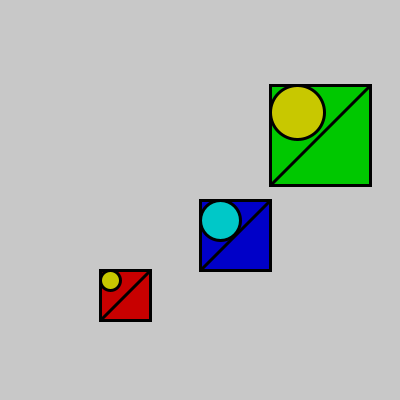
Frame 1 (no input)
Frame 2 (the mouse pressed at the canvas centre, redrawn once): identical to frame 1, image omitted

The Processing sketch that drew this single still picture (run headless with seeded random() and noise(); the mouse was pressed at the canvas centre and the sketch redrawn once):

// Processing sketch: processing_141426
// ── processing_141426.pde

// Hyun Doug Kim 
// ICE #16

int [ ] xCoords = { 100, 200, 270 }; 
int [ ] yCoords = { 270, 200, 85 }; 
int [ ] dimensions = { 50, 70, 100 }; 
 
color [ ] colorListRect = { color( 200, 0, 0 ), // rect color 
 color( 0, 0, 200 ), 
 color( 0, 200, 0 ) 
 }; 
color [ ] colorListEllipse = { color( 200, 200, 0 ), // ellipse color 
 color( 0, 200, 200 ), 
 color( 200, 200, 0 ) 
 }; 
void setup( ) 
{ 
 size( 400, 400 ); 
 strokeWeight( 3 ); 
 ellipseMode( CORNER ); 
} 
 
void draw( ) 
{ 
 background( 200 ); 
 drawAllDesigns( ); 
 noLoop( ); 
} 

void design(float x, float y, float s, color c1, color c2)
{
  fill(c1);
  rect (x, y, s, s);
  line(x+s,y, x, y+s);
  fill(c2);
  ellipse(x, y, x/5, x/5);
}

void drawAllDesigns()
{
  for (int i = 0; i < xCoords.length; i++ )
  {
    design (xCoords [i], yCoords [i], dimensions [i], colorListRect [i], colorListEllipse [i]);
  }
}
